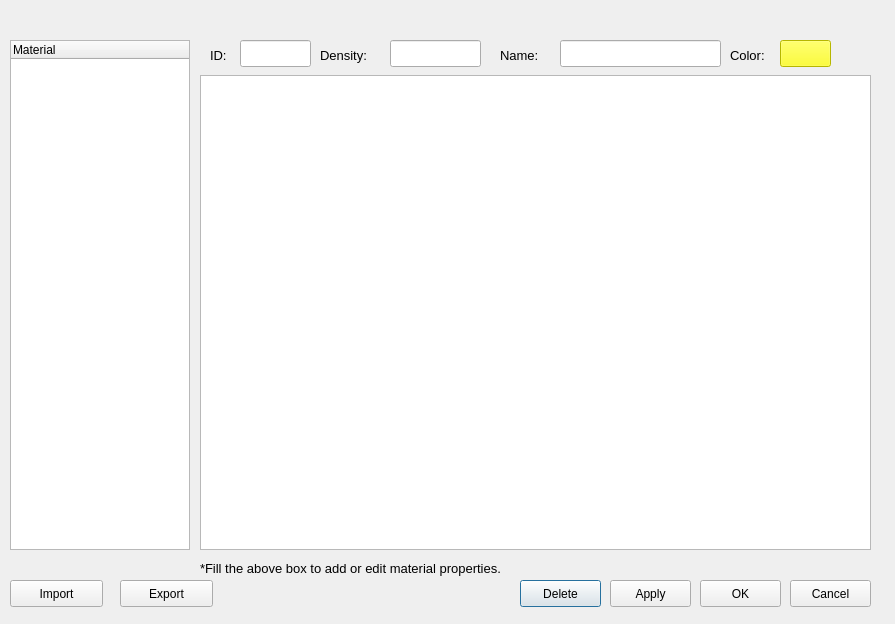
<?xml version="1.0" encoding="UTF-8"?>
<ui version="4.0">
 <class>MCCADGUI_MCardDialog</class>
 <widget class="QDialog" name="MCCADGUI_MCardDialog">
  <property name="geometry">
   <rect>
    <x>0</x>
    <y>0</y>
    <width>895</width>
    <height>624</height>
   </rect>
  </property>
  <property name="sizePolicy">
   <sizepolicy hsizetype="Minimum" vsizetype="Minimum">
    <horstretch>0</horstretch>
    <verstretch>0</verstretch>
   </sizepolicy>
  </property>
  <property name="minimumSize">
   <size>
    <width>895</width>
    <height>624</height>
   </size>
  </property>
  <property name="baseSize">
   <size>
    <width>0</width>
    <height>0</height>
   </size>
  </property>
  <property name="windowTitle">
   <string>Material management</string>
  </property>
  <widget class="QTreeWidget" name="mMatTree">
   <property name="geometry">
    <rect>
     <x>10</x>
     <y>40</y>
     <width>180</width>
     <height>510</height>
    </rect>
   </property>
   <property name="headerHidden">
    <bool>false</bool>
   </property>
   <property name="columnCount">
    <number>1</number>
   </property>
   <attribute name="headerVisible">
    <bool>true</bool>
   </attribute>
   <attribute name="headerCascadingSectionResizes">
    <bool>false</bool>
   </attribute>
   <attribute name="headerShowSortIndicator" stdset="0">
    <bool>false</bool>
   </attribute>
   <column>
    <property name="text">
     <string>Material</string>
    </property>
   </column>
  </widget>
  <widget class="QLineEdit" name="IDEdit">
   <property name="geometry">
    <rect>
     <x>240</x>
     <y>40</y>
     <width>71</width>
     <height>27</height>
    </rect>
   </property>
  </widget>
  <widget class="QLineEdit" name="densityEdit">
   <property name="geometry">
    <rect>
     <x>390</x>
     <y>40</y>
     <width>91</width>
     <height>27</height>
    </rect>
   </property>
  </widget>
  <widget class="QLineEdit" name="nameEdit">
   <property name="geometry">
    <rect>
     <x>560</x>
     <y>40</y>
     <width>161</width>
     <height>27</height>
    </rect>
   </property>
  </widget>
  <widget class="QLabel" name="label">
   <property name="geometry">
    <rect>
     <x>210</x>
     <y>40</y>
     <width>31</width>
     <height>31</height>
    </rect>
   </property>
   <property name="font">
    <font>
     <pointsize>10</pointsize>
    </font>
   </property>
   <property name="text">
    <string>ID:</string>
   </property>
  </widget>
  <widget class="QLabel" name="label_2">
   <property name="geometry">
    <rect>
     <x>320</x>
     <y>40</y>
     <width>81</width>
     <height>31</height>
    </rect>
   </property>
   <property name="font">
    <font>
     <pointsize>10</pointsize>
    </font>
   </property>
   <property name="text">
    <string>Density:</string>
   </property>
  </widget>
  <widget class="QLabel" name="label_3">
   <property name="geometry">
    <rect>
     <x>500</x>
     <y>40</y>
     <width>61</width>
     <height>31</height>
    </rect>
   </property>
   <property name="font">
    <font>
     <pointsize>10</pointsize>
    </font>
   </property>
   <property name="text">
    <string>Name:</string>
   </property>
  </widget>
  <widget class="QTextEdit" name="mCardText">
   <property name="geometry">
    <rect>
     <x>200</x>
     <y>75</y>
     <width>671</width>
     <height>475</height>
    </rect>
   </property>
  </widget>
  <widget class="QPushButton" name="btnDelMat">
   <property name="geometry">
    <rect>
     <x>520</x>
     <y>580</y>
     <width>81</width>
     <height>27</height>
    </rect>
   </property>
   <property name="text">
    <string>Delete</string>
   </property>
  </widget>
  <widget class="QPushButton" name="loadXMLButton">
   <property name="geometry">
    <rect>
     <x>10</x>
     <y>580</y>
     <width>93</width>
     <height>27</height>
    </rect>
   </property>
   <property name="text">
    <string>Import</string>
   </property>
  </widget>
  <widget class="QPushButton" name="saveXMLButton">
   <property name="geometry">
    <rect>
     <x>120</x>
     <y>580</y>
     <width>93</width>
     <height>27</height>
    </rect>
   </property>
   <property name="text">
    <string>Export</string>
   </property>
  </widget>
  <widget class="QPushButton" name="applyButton">
   <property name="geometry">
    <rect>
     <x>610</x>
     <y>580</y>
     <width>81</width>
     <height>27</height>
    </rect>
   </property>
   <property name="text">
    <string>Apply</string>
   </property>
  </widget>
  <widget class="QPushButton" name="okButton">
   <property name="geometry">
    <rect>
     <x>700</x>
     <y>580</y>
     <width>81</width>
     <height>27</height>
    </rect>
   </property>
   <property name="text">
    <string>OK</string>
   </property>
  </widget>
  <widget class="QPushButton" name="cancelButton">
   <property name="geometry">
    <rect>
     <x>790</x>
     <y>580</y>
     <width>81</width>
     <height>27</height>
    </rect>
   </property>
   <property name="text">
    <string>Cancel</string>
   </property>
  </widget>
  <widget class="QLabel" name="label_4">
   <property name="geometry">
    <rect>
     <x>730</x>
     <y>40</y>
     <width>61</width>
     <height>31</height>
    </rect>
   </property>
   <property name="font">
    <font>
     <pointsize>10</pointsize>
    </font>
   </property>
   <property name="text">
    <string>Color:</string>
   </property>
  </widget>
  <widget class="QPushButton" name="colorButton">
   <property name="geometry">
    <rect>
     <x>780</x>
     <y>40</y>
     <width>51</width>
     <height>27</height>
    </rect>
   </property>
   <property name="styleSheet">
    <string notr="true">QPushButton {
background:rgb(255, 255, 0)
}</string>
   </property>
   <property name="text">
    <string/>
   </property>
  </widget>
  <widget class="QLabel" name="label_5">
   <property name="geometry">
    <rect>
     <x>200</x>
     <y>560</y>
     <width>361</width>
     <height>16</height>
    </rect>
   </property>
   <property name="font">
    <font>
     <pointsize>10</pointsize>
    </font>
   </property>
   <property name="text">
    <string>*Fill the above box to add or edit material properties.</string>
   </property>
  </widget>
 </widget>
 <resources/>
 <connections/>
</ui>
